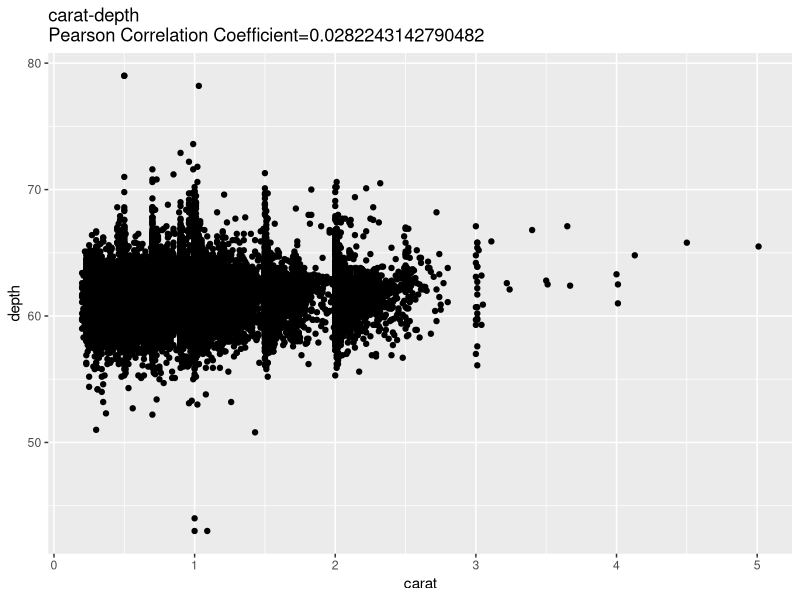
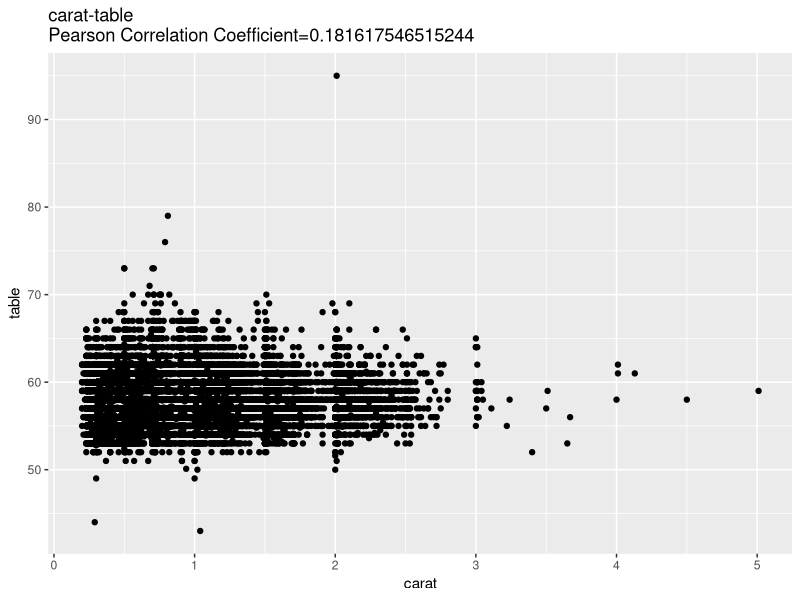
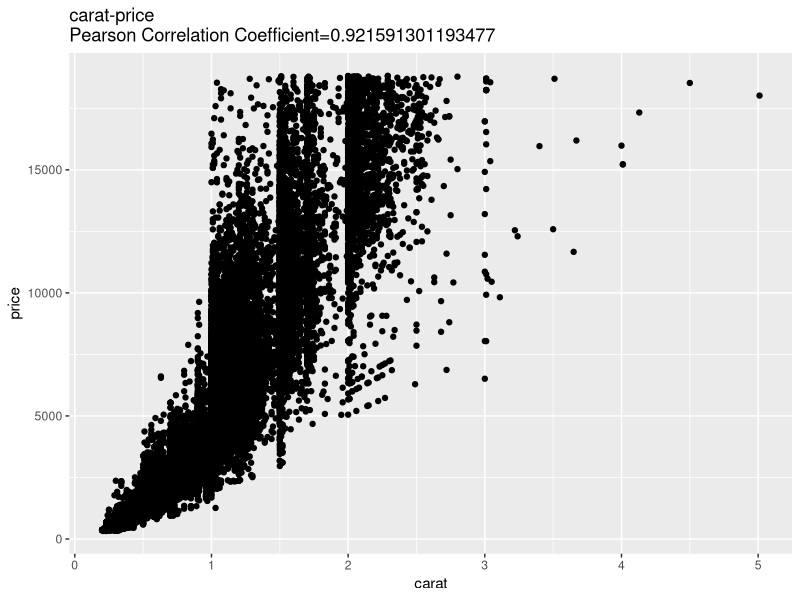
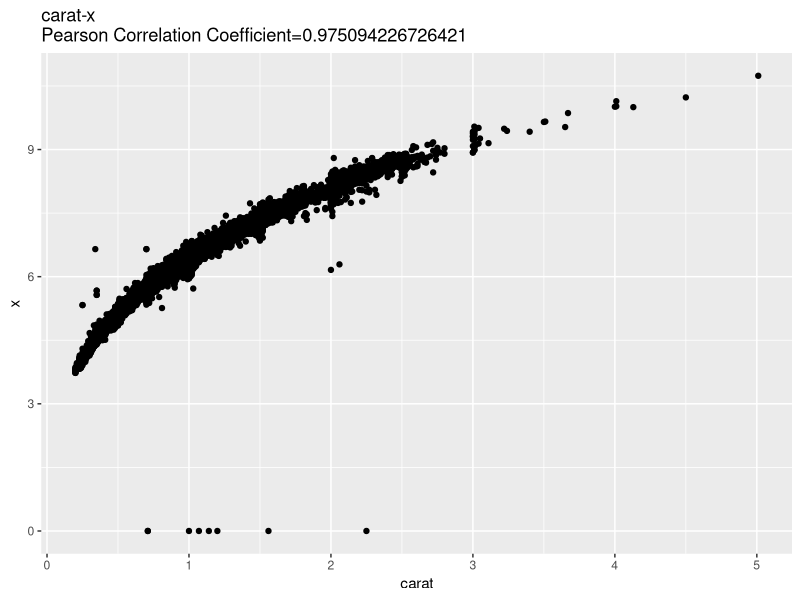
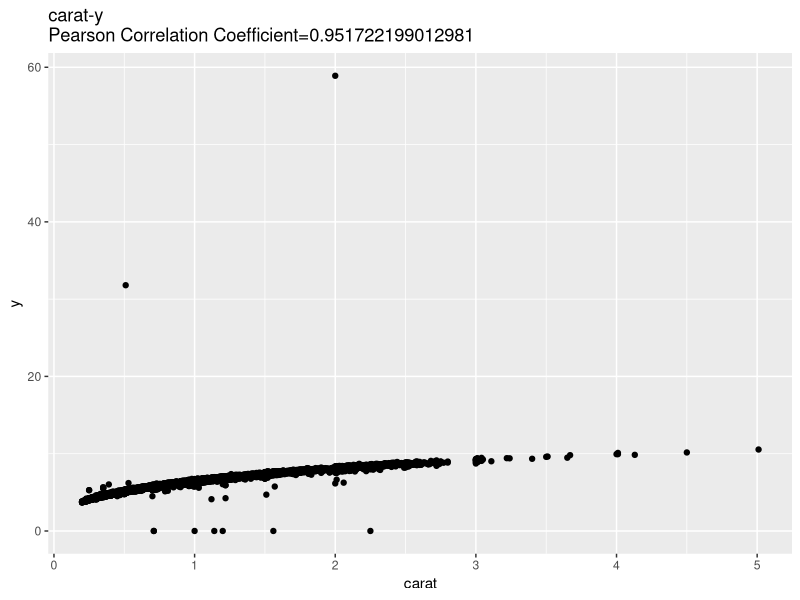
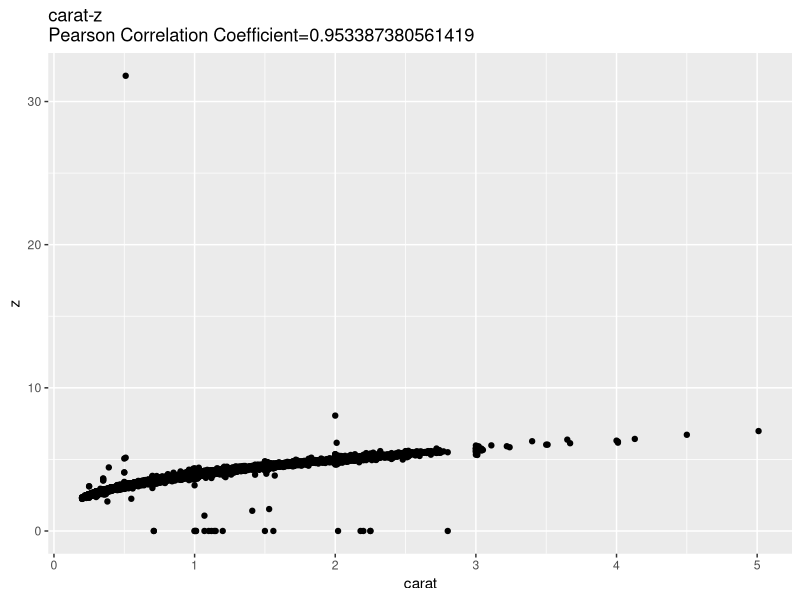
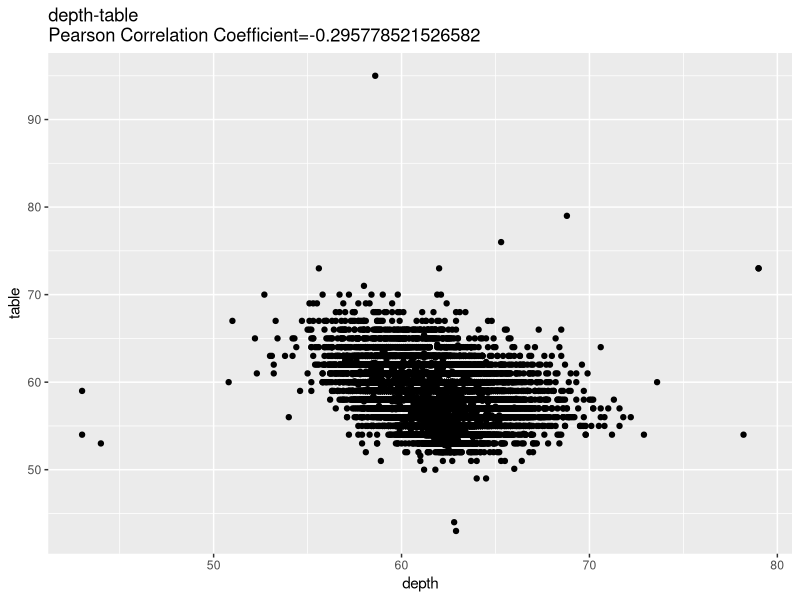
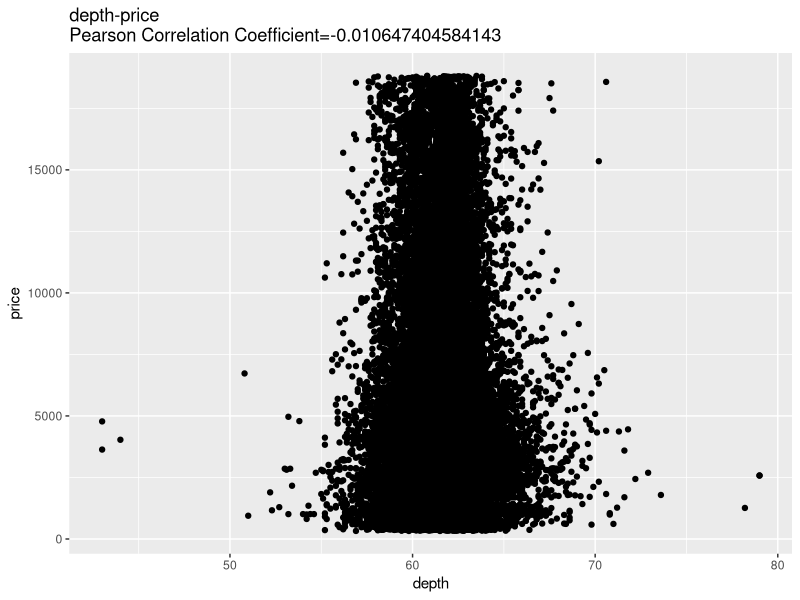

R code for these plots, in order:
## ---- chunk 1
# In order to complete the assignment, we first load the necessary packages and data
require(ggplot2,quietly=TRUE)
require(stats)
require(graphics)
require(grid)
data(diamonds)

# We will create a function that will generically extract all numeric columns from any dataframe  so the method can be applied to any dataframe

numericDF <- function(x)
  {
    newDF <- x[sapply(x,is.numeric)]
    return(newDF)
  }

# Now we will use our new function to extract the numeric columns of the diamonds data set

numeric_diamonds <- numericDF(diamonds)
# We check the strucuture of our new numeric column dataframe
str(numeric_diamonds)

## ---- chunk 2

# We will create a new data frame that contains each pair of variable in the first column in a string separated by a -.  We will be pulling data from the numeric version of diamonds.

xdf <- data.frame()
counter <- 1
for (i in seq_len(ncol(numeric_diamonds))){
  if (i < ncol(numeric_diamonds)){
    for (j in seq_len(ncol(numeric_diamonds))){
      if (j > i){
        xdf[counter,1]= paste(names(numeric_diamonds[i]),names(numeric_diamonds[(j)]),sep="-")
        counter <- counter + 1
      }
    }   
  }
}

# Now we will fill the second column of our new data frame with the pearson correlation coefficeint corresponding to the variable pair in the first column.  For example, for the row in column 1 that has 'carat-depth', we will calculate the correlation coefficient on the entire row 1 and row 2.  We will return that integer value in row 1 column 2.

counter <- 1
for (i in seq_len(ncol(numeric_diamonds))){
  if (i < ncol(numeric_diamonds)){
    for (j in seq_len(ncol(numeric_diamonds))){
      if (j > i){
        xdf[counter,2]= cor(numeric_diamonds[i],numeric_diamonds[j])
        counter <- counter + 1
      }
    }   
  }
}


# Add names to our two columns of data
names(xdf)<-c("Variables","Corr_Coeff")

## ---- chunk 3
# build a basic plot in ggplot2

counter <- 1
for (i in seq_len(ncol(numeric_diamonds))){
  if (i < ncol(numeric_diamonds)){
    for (j in seq_len(ncol(numeric_diamonds))){
      if (j > i){
        h<-ggplot(numeric_diamonds, aes_string(colnames(numeric_diamonds)[i], colnames(numeric_diamonds)[j])) + geom_point() + ggtitle(sprintf('%s\nPearson Correlation Coefficient=%s', xdf[counter,1],xdf[counter,2]))
        counter <- counter + 1
        print(h)
      }
    }
  }
}
   



